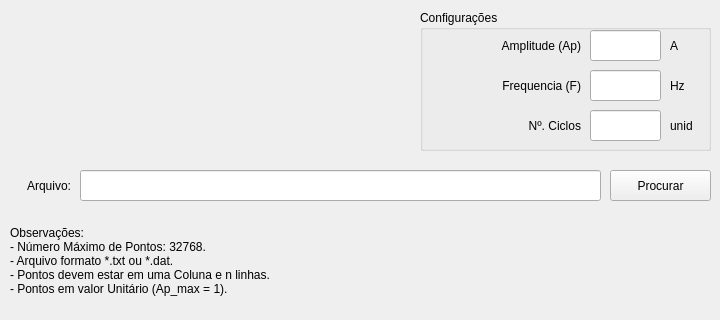
         <widget class="QWidget" name="tab_18">
          <attribute name="title">
           <string>Arbitrária</string>
          </attribute>
          <widget class="QLineEdit" name="Endereco_Curva_Arbitraria">
           <property name="geometry">
            <rect>
             <x>80</x>
             <y>170</y>
             <width>521</width>
             <height>31</height>
            </rect>
           </property>
           <property name="text">
            <string/>
           </property>
          </widget>
          <widget class="QLabel" name="label_108">
           <property name="geometry">
            <rect>
             <x>0</x>
             <y>170</y>
             <width>71</width>
             <height>31</height>
            </rect>
           </property>
           <property name="text">
            <string>Arquivo:</string>
           </property>
           <property name="alignment">
            <set>Qt::AlignRight|Qt::AlignTrailing|Qt::AlignVCenter</set>
           </property>
          </widget>
          <widget class="QPushButton" name="Procurar_Arquivo_Curva_Arbitraria">
           <property name="geometry">
            <rect>
             <x>610</x>
             <y>170</y>
             <width>101</width>
             <height>31</height>
            </rect>
           </property>
           <property name="text">
            <string>Procurar</string>
           </property>
           <property name="icon">
            <iconset>
             <normaloff>imagens/find.png</normaloff>imagens/find.png</iconset>
           </property>
           <property name="iconSize">
            <size>
             <width>20</width>
             <height>20</height>
            </size>
           </property>
          </widget>
          <widget class="QLabel" name="label_72">
           <property name="geometry">
            <rect>
             <x>10</x>
             <y>210</y>
             <width>351</width>
             <height>101</height>
            </rect>
           </property>
           <property name="font">
            <font>
             <italic>false</italic>
             <strikeout>false</strikeout>
            </font>
           </property>
           <property name="layoutDirection">
            <enum>Qt::LeftToRight</enum>
           </property>
           <property name="text">
            <string>Observações:
- Número Máximo de Pontos: 32768.
- Arquivo formato *.txt ou *.dat.
- Pontos devem estar em uma Coluna e n linhas.
- Pontos em valor Unitário (Ap_max = 1).</string>
           </property>
          </widget>
          <widget class="QGroupBox" name="groupBox_31">
           <property name="geometry">
            <rect>
             <x>420</x>
             <y>10</y>
             <width>291</width>
             <height>141</height>
            </rect>
           </property>
           <property name="title">
            <string>Configurações</string>
           </property>
           <widget class="QLineEdit" name="Amplitude_Curva_Arbitraria">
            <property name="geometry">
             <rect>
              <x>170</x>
              <y>20</y>
              <width>71</width>
              <height>31</height>
             </rect>
            </property>
           </widget>
           <widget class="QLineEdit" name="N_Ciclos_Curva_Arbitraria">
            <property name="geometry">
             <rect>
              <x>170</x>
              <y>100</y>
              <width>71</width>
              <height>31</height>
             </rect>
            </property>
            <property name="text">
             <string/>
            </property>
           </widget>
           <widget class="QLabel" name="label_109">
            <property name="geometry">
             <rect>
              <x>0</x>
              <y>20</y>
              <width>161</width>
              <height>31</height>
             </rect>
            </property>
            <property name="text">
             <string>Amplitude (Ap)</string>
            </property>
            <property name="alignment">
             <set>Qt::AlignRight|Qt::AlignTrailing|Qt::AlignVCenter</set>
            </property>
           </widget>
           <widget class="QLabel" name="label_111">
            <property name="geometry">
             <rect>
              <x>250</x>
              <y>20</y>
              <width>41</width>
              <height>31</height>
             </rect>
            </property>
            <property name="text">
             <string>A </string>
            </property>
           </widget>
           <widget class="QLabel" name="label_152">
            <property name="geometry">
             <rect>
              <x>0</x>
              <y>100</y>
              <width>161</width>
              <height>31</height>
             </rect>
            </property>
            <property name="text">
             <string>Nº. Ciclos</string>
            </property>
            <property name="alignment">
             <set>Qt::AlignRight|Qt::AlignTrailing|Qt::AlignVCenter</set>
            </property>
           </widget>
           <widget class="QLabel" name="label_154">
            <property name="geometry">
             <rect>
              <x>250</x>
              <y>60</y>
              <width>31</width>
              <height>31</height>
             </rect>
            </property>
            <property name="text">
             <string>Hz</string>
            </property>
           </widget>
           <widget class="QLineEdit" name="Frequencia_Curva_Arbitraria">
            <property name="geometry">
             <rect>
              <x>170</x>
              <y>60</y>
              <width>71</width>
              <height>31</height>
             </rect>
            </property>
            <property name="text">
             <string/>
            </property>
           </widget>
           <widget class="QLabel" name="label_156">
            <property name="geometry">
             <rect>
              <x>0</x>
              <y>60</y>
              <width>161</width>
              <height>31</height>
             </rect>
            </property>
            <property name="text">
             <string>Frequencia (F)</string>
            </property>
            <property name="alignment">
             <set>Qt::AlignRight|Qt::AlignTrailing|Qt::AlignVCenter</set>
            </property>
           </widget>
           <widget class="QLabel" name="label_158">
            <property name="geometry">
             <rect>
              <x>250</x>
              <y>100</y>
              <width>41</width>
              <height>31</height>
             </rect>
            </property>
            <property name="text">
             <string>unid</string>
            </property>
           </widget>
           <widget class="QLabel" name="label_162">
            <property name="geometry">
             <rect>
              <x>140</x>
              <y>260</y>
              <width>21</width>
              <height>31</height>
             </rect>
            </property>
            <property name="font">
             <font>
              <family>Symbol</family>
             </font>
            </property>
            <property name="text">
             <string>(t)</string>
            </property>
            <property name="alignment">
             <set>Qt::AlignRight|Qt::AlignTrailing|Qt::AlignVCenter</set>
            </property>
           </widget>
          </widget>
         </widget>
